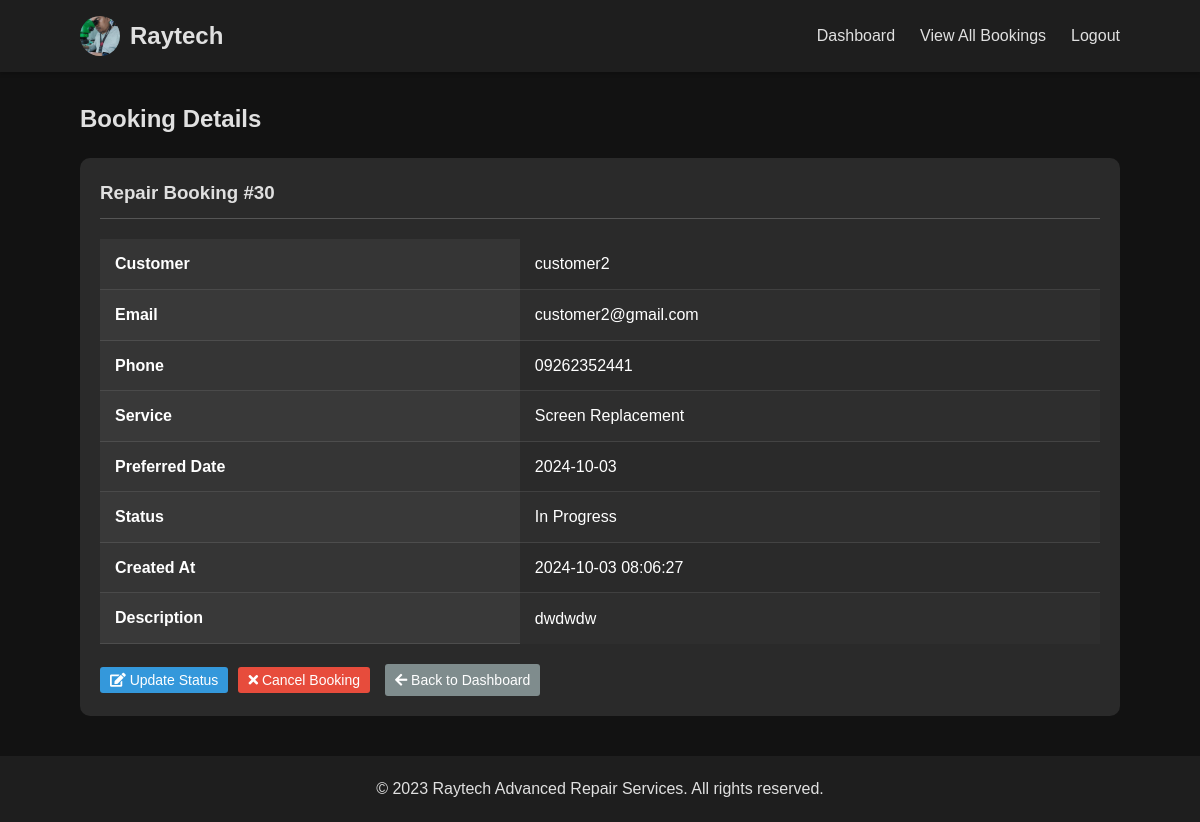
Screenshot of /views/view_booking.php?id=30 (signed in) with the database file from the repository.
### tables this page shows
CREATE TABLE `repair_bookings` (
  `repair_bookings_id` int(11) NOT NULL,
  `user_id` int(11) NOT NULL,
  `service_id` int(11) NOT NULL,
  `service_name` varchar(255) NOT NULL,
  `description` text DEFAULT NULL,
  `preferred_date` date DEFAULT NULL,
  `status` varchar(50) NOT NULL DEFAULT 'Pending',
  `created_at` timestamp NOT NULL DEFAULT current_timestamp(),
  `updated_at` timestamp NOT NULL DEFAULT current_timestamp() ON UPDATE current_timestamp(),
  `completed_date` datetime DEFAULT NULL
);

CREATE TABLE `users` (
  `user_id` int(11) NOT NULL,
  `username` varchar(50) NOT NULL,
  `email` varchar(100) NOT NULL,
  `phone` varchar(20) NOT NULL,
  `password_hash` varchar(255) NOT NULL,
  `created_at` timestamp NOT NULL DEFAULT current_timestamp(),
  `user_role` enum('customer','technician') NOT NULL DEFAULT 'customer'
);

CREATE TABLE `repair_services` (
  `service_id` int(11) NOT NULL,
  `service_name` varchar(255) NOT NULL,
  `price` decimal(10,2) NOT NULL,
  `description` text DEFAULT NULL,
  `estimated_duration` int(11) DEFAULT NULL,
  `created_at` timestamp NOT NULL DEFAULT current_timestamp(),
  `updated_at` timestamp NOT NULL DEFAULT current_timestamp() ON UPDATE current_timestamp()
);

### classes/RepairBooking.php (called while the page is built, shortened)
<?php
class RepairBooking
{
    private $repair_bookings_id;
    private $service_name;
    private $description;
    private $preferred_date;
    private $status;
    private $created_at;
    public function __construct($user_id, $service_id, $service_name, $description, $preferred_date, $status = 'Pending')
    {
        $this->service_name = $service_name;
        $this->description = $description;
        $this->preferred_date = $preferred_date;
        $this->status = $status;
    }
    public static function getBookingById($repair_bookings_id)
    {
        $db = Database::getInstance();
        $conn = $db->getConnection();
        $query = "SELECT rb.*, rs.service_name
                  FROM repair_bookings rb
                  JOIN repair_services rs ON rb.service_id = rs.service_id
                  WHERE rb.repair_bookings_id = ?";
        $stmt = $conn->prepare($query);
        $stmt->bind_param("i", $repair_bookings_id);
        $stmt->execute();
        $result = $stmt->get_result();
        if ($row = $result->fetch_assoc()) {
            $booking = new self(
                $row['user_id'],
                $row['service_id'],
                $row['service_name'],
                $row['description'],
                $row['preferred_date'],
                $row['status']
            );
            $booking->repair_bookings_id = $row['repair_bookings_id'];
            $booking->created_at = $row['created_at'];
            return $booking;
        }
        return null;
    }
    public function getRepairBookingsId()
    {
        return $this->repair_bookings_id;
    }
    public function getServiceName()
    {
        return $this->service_name;
    }
    public function getDescription()
    {
        return $this->description;
    }
    public function getPreferredDate()
    {
        return $this->preferred_date;
    }
    public function getStatus()
    {
        return $this->status;
    }
    public function getCreatedAt()
    {
        return $this->created_at;
    }
}

### classes/User.php (called while the page is built, shortened)
<?php
class User {
    private $username;
    private $email;
    private $phone;
    public function __construct($username, $email, $phone, $password = '', $user_role = 'customer') {
        $this->username = $username;
        $this->email = $email;
        $this->phone = $phone;
    }
    public static function getById($user_id) {
        $db = Database::getInstance();
        $conn = $db->getConnection();
        $query = "SELECT * FROM users WHERE user_id = ?";
        $stmt = $conn->prepare($query);
        $stmt->bind_param("i", $user_id);
        $stmt->execute();
        $result = $stmt->get_result();
        if ($result->num_rows === 1) {
            $user_data = $result->fetch_assoc();
            $user = new self($user_data['username'], $user_data['email'], $user_data['phone'], '', $user_data['user_role']);
            $user->user_id = $user_data['user_id'];
            $user->password_hash = $user_data['password_hash'];
            return $user;
        }
        return null;
    }
    public function getUsername() {
        return $this->username;
    }
    public function getEmail() {
        return $this->email;
    }
    public function getPhone() {
        return $this->phone;
    }
}

### views/view_booking.php (the view, shortened to what this page needs)
<?php
require_once '../classes/Database.php';
require_once '../classes/User.php';
require_once '../classes/RepairBooking.php';
$booking_id = $_GET['id'];
$booking = RepairBooking::getBookingById($booking_id);
$customer = User::getById($booking->getUserId());
?>
<!DOCTYPE html>
<html lang="en">
<head>
    <link rel="stylesheet" href="../assets/css/dashboard.css">
    <link rel="stylesheet" href="https://cdnjs.cloudflare.com/ajax/libs/font-awesome/5.15.3/css/all.min.css">
</head>
<body>
    <header>
        <div class="container">
            <div class="logo">
                <img src="../assets/images/logo.jpg" alt="Raytech Logo">
                <h1>Raytech</h1>
            </div>
            <nav>
                <ul>
                    <li><a href="technician_dashboard.php">Dashboard</a></li>
                    <li><a href="technician_schedule.php">View All Bookings</a></li>
                    <li><a href="../actions/logout.php">Logout</a></li>
                </ul>
            </nav>
        </div>
    </header>
    <main>
        <div class="container">
            <h2>Booking Details</h2>
            <div class="booking-details">
                <h3>Repair Booking #<?php echo htmlspecialchars($booking->getRepairBookingsId()); ?></h3>
                <table class="booking-table">
                    <tr>
                        <th>Customer</th>
                        <td><?php echo htmlspecialchars($customer->getUsername()); ?></td>
                    </tr>
                    <tr>
                        <th>Email</th>
                        <td><?php echo htmlspecialchars($customer->getEmail()); ?></td>
                    </tr>
                    <tr>
                        <th>Phone</th>
                        <td><?php echo htmlspecialchars($customer->getPhone()); ?></td>
                    </tr>
                    <tr>
                        <th>Service</th>
                        <td><?php echo htmlspecialchars($booking->getServiceName()); ?></td>
                    </tr>
                    <tr>
                        <th>Preferred Date</th>
                        <td><?php echo htmlspecialchars($booking->getPreferredDate()); ?></td>
                    </tr>
                    <tr>
                        <th>Status</th>
                        <td><?php echo htmlspecialchars($booking->getStatus()); ?></td>
                    </tr>
                    <tr>
                        <th>Created At</th>
                        <td><?php echo htmlspecialchars($booking->getCreatedAt()); ?></td>
                    </tr>
                    <tr>
                        <th>Description</th>
                        <td><?php echo htmlspecialchars($booking->getDescription()); ?></td>
                    </tr>
                </table>
                <div class="action-buttons">
                    <button onclick="openModal(<?php echo $booking->getRepairBookingsId(); ?>)" class="btn btn-primary"><i class="fas fa-edit"></i> Update Status</button>
                    <?php if ($booking->getStatus() !== 'Completed' && $booking->getStatus() !== 'Cancelled'): ?>
                    <form action="../actions/cancel_booking.php" method="POST" style="display: inline;">
                        <button type="submit" class="btn btn-danger" onclick="return confirm('Are you sure you want to cancel this booking?');"><i class="fas fa-times"></i> Cancel Booking</button>
                    </form>
                    <?php endif; ?>
                    <a href="technician_dashboard.php" class="btn btn-secondary"><i class="fas fa-arrow-left"></i> Back to Dashboard</a>
                </div>
            </div>
        </div>
    </main>
    <footer>
        <div class="container">
            <p>&copy; 2023 Raytech Advanced Repair Services. All rights reserved.</p>
        </div>
    </footer>
</body>
</html>

### assets/css/dashboard.css (style rules this page uses)
* { box-sizing: border-box; margin: 0; padding: 0; }
body { font-family: Arial, sans-serif; background: #121212; color: #e0e0e0; line-height: 1.6; min-height: 100vh; display: flex; flex-direction: column; }
.container { width: 90%; max-width: 1200px; margin: 0 auto; padding: 0 20px; }
header { background-color: #1e1e1e; padding: 1rem 0; position: fixed; width: 100%; top: 0; z-index: 1000; box-shadow: 0 2px 4px rgba(0,0,0,0.2); }
header .container { display: flex; justify-content: space-between; align-items: center; }
.logo { display: flex; align-items: center; margin-right: 20px; }
.logo img { width: 40px; height: 40px; margin-right: 10px; border-radius: 50%; }
.logo h1 { font-size: 24px; color: #e0e0e0; margin: 0; line-height: 40px; }
nav ul { list-style: none; display: flex; align-items: center; }
nav ul li { margin-left: 25px; }
nav ul li a { text-decoration: none; color: #e0e0e0; font-size: 16px; }
main { margin-top: 120px; padding: 20px 0; }
main { flex-grow: 1; margin-top: 80px; padding: 20px 0; }
h1, h2 { color: #e0e0e0; margin-bottom: 20px; }
h1 { font-size: 32px; }
h2 { font-size: 24px; }
table { width: 100%; border-collapse: collapse; margin-top: 20px; }
th, td { padding: 12px; text-align: left; border-bottom: 1px solid #333; }
th { background-color: #2c2c2c; font-weight: bold; }
.btn { display: inline-block; padding: 10px 20px; border: none; border-radius: 5px; cursor: pointer; text-decoration: none; font-size: 16px; transition: background-color 0.3s; }
.btn-primary { background-color: #3498db; color: #ffffff; }
.btn-danger { background-color: #e74c3c; color: #ffffff; }
footer { background: #1e1e1e; padding: 20px 0; text-align: center; margin-top: auto; }
.btn { padding: 5px 10px; font-size: 14px; margin-right: 5px; }
.action-buttons { display: flex; justify-content: flex-start; align-items: center; }
.action-buttons form { margin-right: 5px; }
.btn { padding: 5px 10px; font-size: 14px; border: none; border-radius: 3px; cursor: pointer; transition: background-color 0.3s; }
.btn-primary { background-color: #3498db; color: white; }
.btn-danger { background-color: #e74c3c; color: white; }
.btn-secondary { background-color: #7f8c8d; color: #ffffff; }

### views/view_booking.php (style rules this page uses)
.booking-details { background-color: rgba(255, 255, 255, 0.1); border-radius: 10px; padding: 20px; margin-bottom: 20px; }
.booking-details h3 { margin-top: 0; border-bottom: 1px solid rgba(255, 255, 255, 0.2); padding-bottom: 10px; margin-bottom: 15px; }
.booking-table { width: 100%; border-collapse: separate; border-spacing: 0; color: #fff; }
.booking-table th, .booking-table td { padding: 12px 15px; text-align: left; border-bottom: 1px solid rgba(255, 255, 255, 0.1); }
.booking-table th { background-color: rgba(255, 255, 255, 0.05); font-weight: bold; }
.booking-table tr:last-child td { border-bottom: none; }
.booking-table tr:nth-child(even) { background-color: rgba(255, 255, 255, 0.02); }
.action-buttons { margin-top: 20px; }
.action-buttons .btn { margin-right: 10px; }

### rows the page displays
repair_bookings: repair_bookings_id "30", service.service_name "Screen Replacement", preferred_date "2024-10-03", status "In Progress", created_at "2024-10-03 08:06:27", description "dwdwdw"
users: username "customer2", email "customer2@gmail.com", phone "09262352441"
